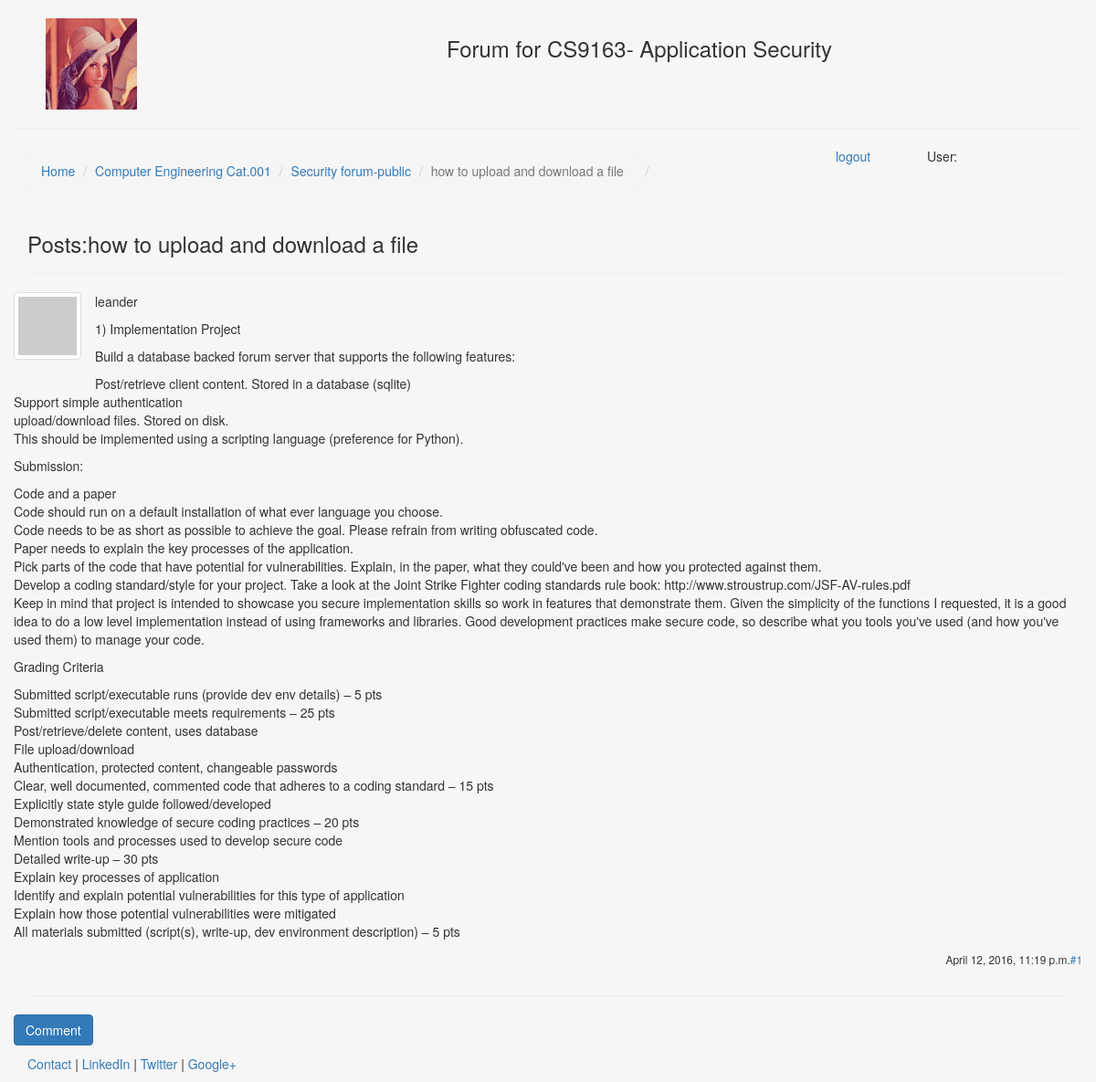
The page /topic/6/ on the database as committed earlier.
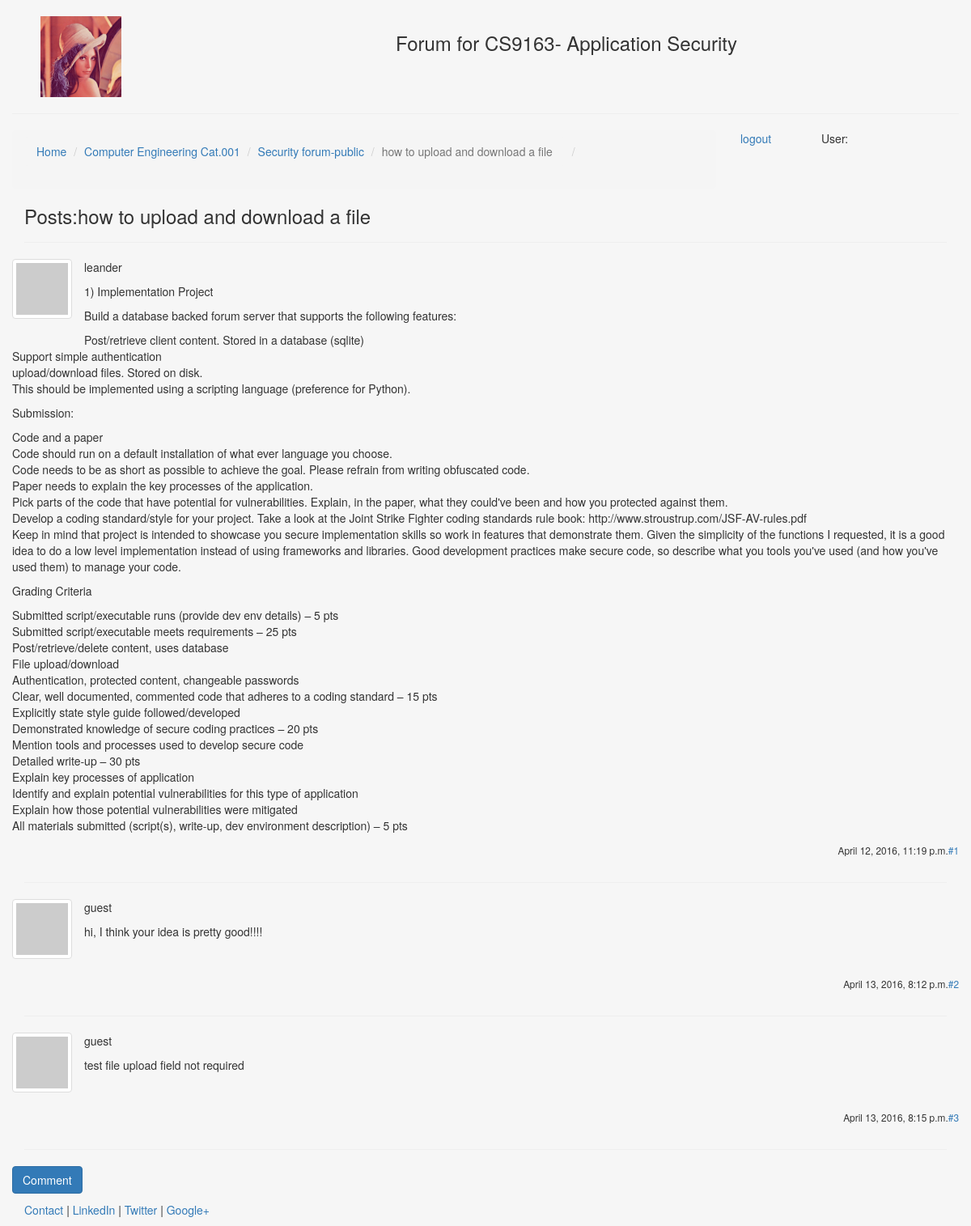
The same page on the database as committed later.
### forums/models.py (models this page shows, shortened)
@python_2_unicode_compatible
class Topic(models.Model):
    forum = models.ForeignKey(Forum, related_name='topics')
    name = models.CharField(_("Name"), max_length=255)
    last_post = models.ForeignKey('Post', verbose_name=_("Last post"), related_name='forum_last_post', blank=True, null=True)
    class Meta:
        ordering = ['-last_post__created']

@python_2_unicode_compatible
class Forum(models.Model):
    category = models.ForeignKey(Category, related_name='forums')
    name = models.CharField(_("Name"), max_length=255)
    position = models.IntegerField(_("Position"), default=0)
    description = models.TextField(_("Description"), blank=True)
    is_closed = models.BooleanField(_("Is closed"), default=False)
    class Meta:
        ordering = ['position']

@python_2_unicode_compatible
class Category(models.Model):
    name = models.CharField(_("Name"), max_length=255, unique=True)
    position = models.IntegerField(_("Position"), default=0)
    class Meta:
        ordering = ['position']

@python_2_unicode_compatible
class Post(models.Model):
    topic = models.ForeignKey(Topic, related_name='posts')
    image = models.FileField(null=True, blank=True, upload_to ='/')
    user = models.ForeignKey(settings.AUTH_USER_MODEL, related_name='forum_posts')
    created = models.DateTimeField(_("Created"), auto_now_add=True)
    updated = models.DateTimeField(_("Updated"), auto_now=True)
    body = models.TextField(_("Body"))
    class Meta:
        ordering = ['created']

### forums/views.py (the view)
# urls.py: url(r'^topic/(?P<pk>\d+)/$', TopicDetailView.as_view(), name='topic'),
class TopicDetailView(DetailView):
    model = Topic

### forums/templates/forums/topic_detail.html (shortened to what this page needs)
{% extends "base.html" %}
{% load i18n %}
{% block breadcrumb %}
<ol class="breadcrumb">
  <li><a href="{% url 'forums:overview' %}">{% trans "Home" %}</a></li>
  <li><a href="{% url 'forums:overview' %}#{{topic.forum.category.id}}">{{topic.forum.category.name}}</a></li>
  <li><a href="{% url 'forums:forum' topic.forum.id %}">{{topic.forum.name}}</a></li>
  <li class="active">{{topic.name}}</li>
</ol>
{% endblock %}
{% block content %}
<div class="page-header" style="margin-top: 1px;">
  <h3 style="margin-top: 1px">{% trans "Posts:" %}{{topic.name}}</h3>
</div>
{% for post in topic.posts.all %}
<div class="row">
  <div class="span3">
    <div class="thumbnail pull-left" style="margin-right: 15px;">
      <img src="http://placehold.it/64x64" alt="avatar">
    </div>
    <div>
      <p>{{post.user.username}}</p>
    </div>
  </div>
  <div class="span7">
    <div>
      {{post.body|linebreaks}}
    </div>
  </div>
  <div class="span2">
    <p class="pull-right"><small><a href="#{{forloop.counter}}" name="{{forloop.counter}}">#{{forloop.counter}}</a></small></p>
    <p class="pull-right"><small>{{post.created}}</small></p>
  </div>
</div>
<hr>
{% endfor %}
<div class="row">
  <div class="span12">
    {% if not topic.forum.is_closed or user.is_staff %}
    <p><a href="{% url 'forums:post_create' topic.id %}" class="btn btn-primary">{% trans "Comment" %}</a></p>
    {% else %}
    <p>{% trans "This forum is closed, only admins can create and post here." %}
    {% endif %}
  </div>
</div>
{% endblock %}

### forums/templates/base.html (shortened to what this page needs)
<!DOCTYPE html>
<html lang="en">
<head>
  {% load staticfiles %}
  <link rel="stylesheet" href="{% static 'forums/css/bootstrap.min.css' %}" type = "text/css"/>
</head>
<body class="body" style="background-color:#f6f6f6">
  <div class="container-fluid" style="min-height:95%; ">
    <div class="row">
      <div class="col-sm-2">
        <br>
        <center>
          <img src="{% static 'forums/img/lena_color.gif' %}" class="img-responsive" style='max-height:100px;' alt="face">
        </center>
      </div>
      <div class="col-sm-10">
        <br>
        <center>
          <h3>Forum for CS9163- Application Security </h3>
        </center>
      </div>
  </div><hr>
  <div class="row">
    <div class="col-sm-9">
      <ol class="breadcrumb">
        <li>{% block breadcrumb %}{% endblock %}</li>
        <li class="active"></li>
      </ol>
    </div>
    <div class="col-sm-1">
      <a href="/accounts/logout">logout</a>
    </div>
    <div class="col-sm-2">
      <p>User: {{user.username}}</p>
    </div>
    <div class="col-sm-12">
    <div class='container-fluid'>
       {% block content %}
       {% endblock %}
    </div>
    </div>
  </div>
</div>
<footer>
  <div class="container-fluid" style='margin-left:15px'>
    <p><a href="#" target="blank">Contact</a> | <a href="#" target="blank">LinkedIn</a> | <a href="#" target="blank">Twitter</a> | <a href="#" target="blank">Google+</a></p>
  </div>
</footer>
</body>
</html>

### forums/templates/base.html (style rules this page uses)
html, body { height:100% }

Rows that differ between the two databases and show on the page:
added Post: user.username "guest", body "hi, I think your idea is pretty good!!!!", created "April 13, 2016, 8:12 p.m."
added Post: user.username "guest", body "test file upload field not required", created "April 13, 2016, 8:15 p.m."
